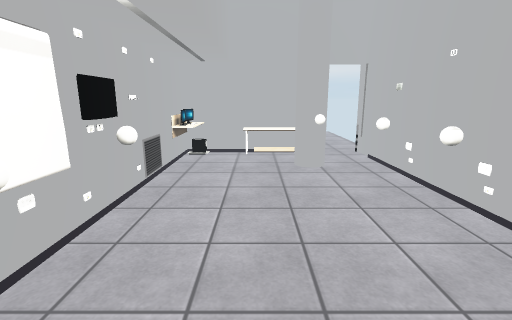
view 1 (above)

12 first-person views from a walk through a scene from a Unity 3-D project. The camera is 1.5 m above the floor, tilts 12° down and sees 85° across. Doors are open. The floor is counted in squares, 0.5 m on a side. Each view is taken from the middle of a square. On the plan, view 1 faces up. The plan holds only what a view shows up to about 20 squares ahead; the rest is blank. The player is left out. Some surface patterns are stand-ins.

view 2
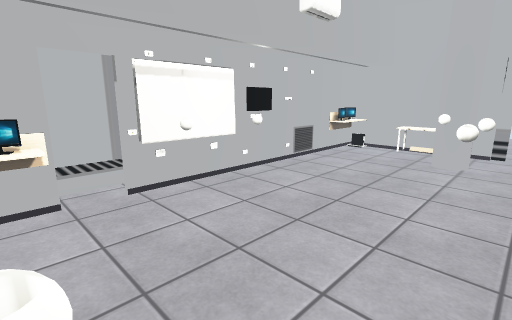

view 3
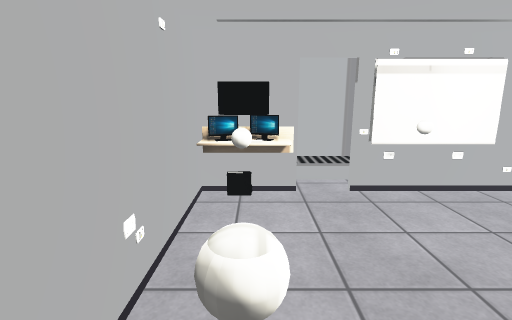

view 4
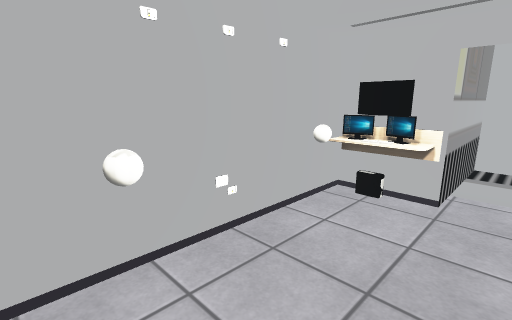

view 5
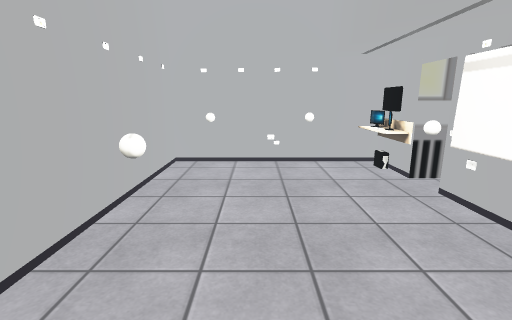

view 6
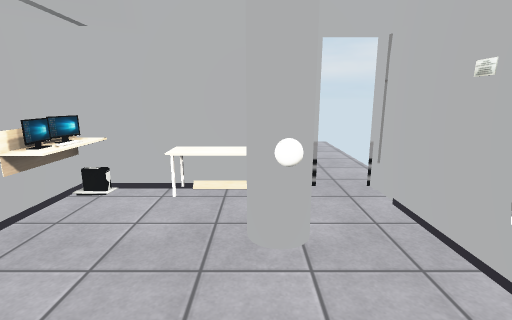

view 7
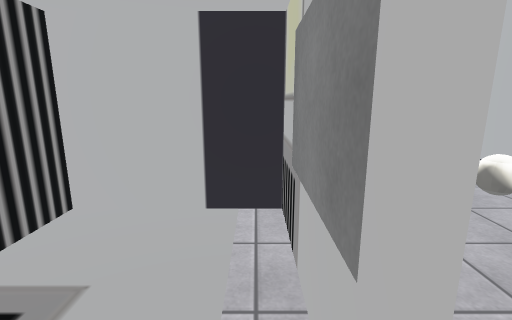

view 8
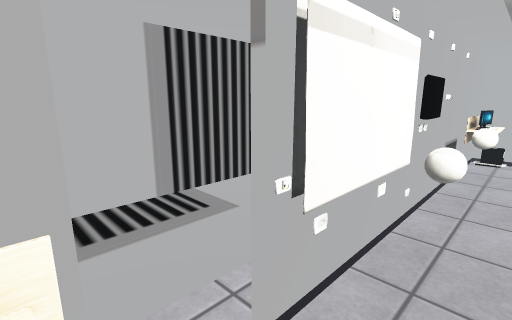

view 9
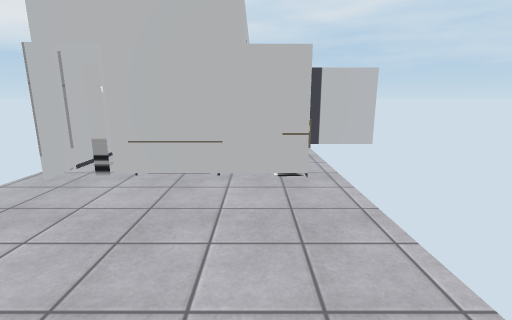

view 10
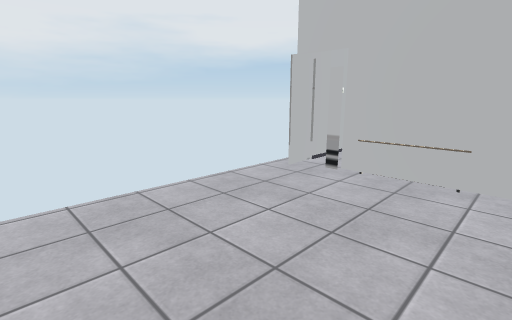

view 11
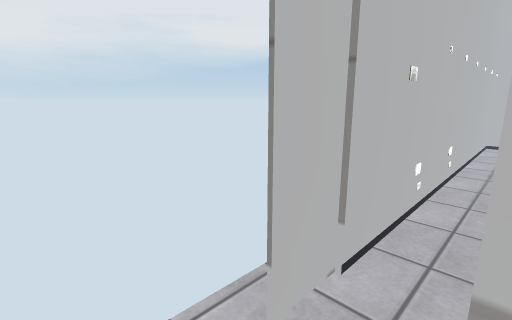

view 12
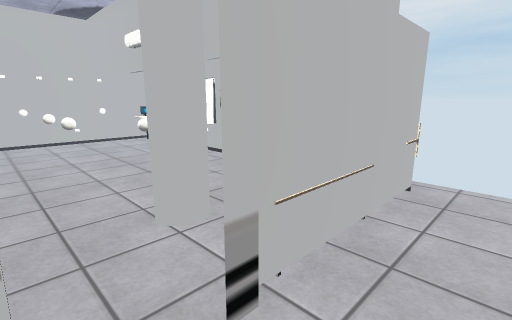

### Floor plan
Points are (right, up) in squares from view 1. A wall is a line through its corners. A room is listed if a view was taken in it or the views show most of it. See-through windows are left out.
Room 1 (views 1, 2, 3, 4, 5, 6, 8)
walls: (-4.2, 2.2) (-4.2, 1.8); (-4, 14.5) (-4, 1.1); (-4, -3.8) (6, -3.8) (6, 16.8); (4.2, 16.6) (3.6, 16.6) (3.6, 16.2)
low walls: (-3, -1.1) (-2.9, -3.8)
ways out: open door at (-4, 0.5) to room 2; opening at (0.4, 14.2) to room 3; open door at (5, 17) to room 3
objects: ball (-3, 3); ball (-3, 6); desk (-3, 13) to (-3, 14); ball (0, -2); ball (2, 11) to (3, 11); ball (4, -2); ball (4, 6); ball (4, 9)
Room 2 (view 7)
walls: (-4.3, 1.1) (-4.3, 7.5) (-10.2, 7.5) (-10.2, -0.6) (-4, -0.6)
ways out: open door at (-4, 0.5) to room 1
Room 3 (views 9, 10, 11, 12)
walls: (3.5, 16.6) (4.2, 16.6); (-4.1, 16.3) (-1.4, 16.3) (-4, 16.3) (-4, 15.4); (-3.7, 15.3) (-3.6, 13.7)
ways out: opening at (0.4, 14.2) to room 1; open door at (5, 17) to room 1
objects: desk (-3, 16); table (-1, 15) to (3, 16)

Positions as (right, up) in squares from view 1, and headings:
1: (0, 0), facing up
2: (5, -2), facing up-left
3: (5, -2), facing left
4: (5, 1), facing down-left
5: (2, 10), facing down
6: (2, 7), facing up
7: (-5, 0), facing up
8: (-2, -1), facing up-left
9: (-2, 27), facing down
10: (-2, 27), facing down-right
11: (4, 19), facing down-right
12: (6, 19), facing down-left
